Frame 1 (no input): blank canvas, image omitted
Frame 60 (the mouse pressed at the canvas centre just before this capture): blank canvas, image omitted
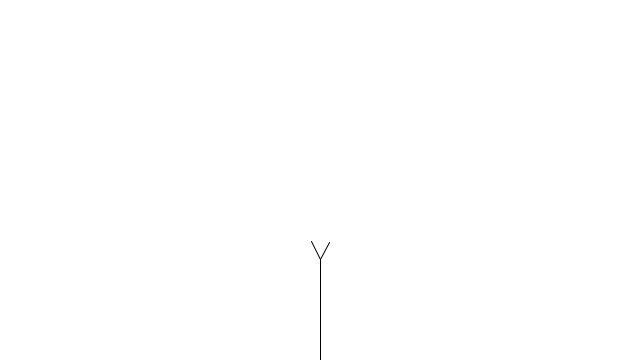
Frame 120 (the mouse held since frame 60 and released just before this capture)

The Processing sketch whose frames 1 and 60 were blank and that drew this single picture after the mouse press (run headless with seeded random() and noise(); from frame 60 on, the mouse is pressed at the canvas centre):

// Processing sketch: Exercise_8_08_09_TreeArrayListLeaves
// ── Exercise_8_08_09_TreeArrayListLeaves.pde
// The Nature of Code
// Daniel Shiffman
// http://natureofcode.com

// Recursive Tree (w/ ArrayList)
// Nature of Code, Chapter 8

// Recursive branching "structure" without an explicitly recursive function
// Instead we have an ArrayList to hold onto N number of elements
// For every element in the ArrayList, we add 2 more elements, etc. (this is the recursion)

// An arraylist that will keep track of all current branches
ArrayList<Branch> tree;
ArrayList<Leaf> leaves;

void setup() {
  size(640,360);
  background(255);
  // Setup the arraylist and add one branch to it
  tree = new ArrayList<Branch>();
  leaves = new ArrayList<Leaf>();
  // A branch has a starting position, a starting "velocity", and a starting "timer" 
  Branch b = new Branch(new PVector(width/2,height),new PVector(0,-1),100);
  // Add to arraylist
  tree.add(b);
}

void draw() {
  background(255);

  // Let's stop when the arraylist gets too big
  // For every branch in the arraylist
  for (int i = tree.size()-1; i >= 0; i--) {
    // Get the branch, update and draw it
    Branch b = tree.get(i);
    b.update();
    b.render();
    // If it's ready to split
    if (b.timeToBranch()) {
      if (tree.size() < 1024) {
        //tree.remove(i);             // Delete it
        tree.add(b.branch( 30));   // Add one going right
        tree.add(b.branch(-25));   // Add one going left
      } 
      else {
        leaves.add(new Leaf(b.end));
      }
    }
  }
  
  for (Leaf leaf : leaves) {
     leaf.display(); 
  }

}
// ── Branch.pde
// The Nature of Code
// Daniel Shiffman
// http://natureofcode.com

// Recursive Tree (w/ ArrayList)

// A class for one branch in the system

class Branch {
  // Each has a position, velocity, and timer 
  // We could implement this same idea with different data
  PVector start;
  PVector end;
  PVector vel;
  float timer;
  float timerstart;

  boolean growing = true;

  Branch(PVector l, PVector v, float n) {
    start = l.get();
    end = l.get();
    vel = v.get();
    timerstart = n;
    timer = timerstart;
  }

  // Move position
  void update() {
    if (growing) {
      end.add(vel);
    }
  }

  // Draw a dot at position
  void render() {
    stroke(0);
    line(start.x,start.y,end.x,end.y);
  }

  // Did the timer run out?
  boolean timeToBranch() {
    timer--;
    if (timer < 0 && growing) {
      growing = false;
      return true;
    } 
    else {
      return false;
    }
  }

  // Create a new branch at the current position, but change direction by a given angle
  Branch branch(float angle) {
    // What is my current heading
    float theta = vel.heading2D();
    // What is my current speed
    float mag = vel.mag();
    // Turn me
    theta += radians(angle);
    // Look, polar coordinates to cartesian!!
    PVector newvel = new PVector(mag*cos(theta),mag*sin(theta));
    // Return a new Branch
    return new Branch(end,newvel,timerstart*0.66f);
  }

}
// ── Leaf.pde
// The Nature of Code
// Daniel Shiffman
// http://natureofcode.com

// Recursive Tree (w/ ArrayList)

// A class for a leaf that gets placed at the end of 
// the last branches

class Leaf {
  PVector pos;

  Leaf(PVector l) {
    pos = l.get();
  }

  void display() {
    noStroke();
    fill(50,100);
    ellipse(pos.x,pos.y,4,4);   
  }
}
